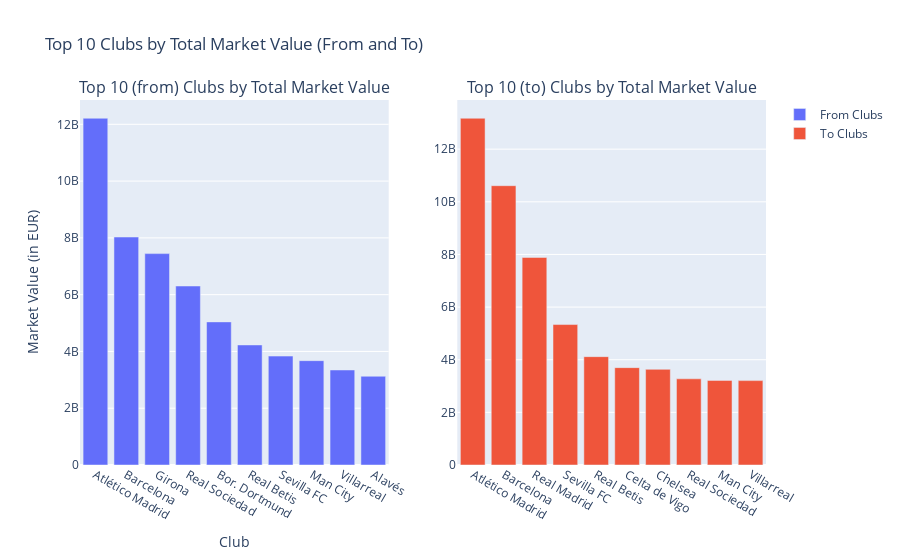

This figure's notebook cell:
### Markdown cell above
Atlético Madrid had the highest expenditure and generated the most revenue in the transfer market, while Valencia recorded the highest net market value overall.

### Code cell
# Prepare data for the first plot (from_club_name)
market_value_sum = laliga_market.groupby('from_club_name')['market_value_in_eur'].sum().reset_index() 
market_value_sum = market_value_sum.sort_values(by='market_value_in_eur', ascending=False).head(10)

# Prepare data for the second plot (to_club_name)
market_value_sum_to = laliga_market.groupby('to_club_name')['market_value_in_eur'].sum().reset_index()
market_value_sum_to = market_value_sum_to.sort_values(by='market_value_in_eur', ascending=False).head(10)

# Create subplots
fig = make_subplots(rows=1, cols=2, 
                    subplot_titles=('Top 10 (from) Clubs by Total Market Value', 'Top 10 (to) Clubs by Total Market Value'))

# first bar chart
fig.add_trace(go.Bar(
    x=market_value_sum['from_club_name'],
    y=market_value_sum['market_value_in_eur'],
    name='From Clubs'
), row=1, col=1)

# second bar chart
fig.add_trace(go.Bar(
    x=market_value_sum_to['to_club_name'],
    y=market_value_sum_to['market_value_in_eur'],
    name='To Clubs'
), row=1, col=2)

fig.update_layout(
    title_text='Top 10 Clubs by Total Market Value (From and To)',
    xaxis_title='Club',
    yaxis_title='Market Value (in EUR)',
)

fig.show()

### Figure 1 — Plotly figure (JSON) as saved in the notebook; plotly's stock layout.template omitted (floating-point values rounded to 4 significant figures)
{"data": [{"name": "From Clubs", "type": "bar", "x": ["Atlético Madrid", "Barcelona", "Girona", "Real Sociedad", "Bor. Dortmund", "Real Betis", "Sevilla FC", "Man City", "Villarreal", "Alavés"], "xaxis": "x", "y": [12213000000, 8029500000, 7445600000, 6304100000, 5040800000, 4228300000, 3836400000, 3675000000, 3346400000, 3125650000], "yaxis": "y"}, {"name": "To Clubs", "type": "bar", "x": ["Atlético Madrid", "Barcelona", "Real Madrid", "Sevilla FC", "Real Betis", "Celta de Vigo", "Chelsea", "Real Sociedad", "Man City", "Villarreal"], "xaxis": "x2", "y": [13175000000, 10612100000, 7886300000, 5336100000, 4116700000, 3699800000, 3634500000, 3274350000, 3215000000, 3206500000], "yaxis": "y2"}], "layout": {"annotations": [{"font": {"size": 16}, "showarrow": false, "text": "Top 10 (from) Clubs by Total Market Value", "x": 0.225, "xanchor": "center", "xref": "paper", "y": 1, "yanchor": "bottom", "yref": "paper"}, {"font": {"size": 16}, "showarrow": false, "text": "Top 10 (to) Clubs by Total Market Value", "x": 0.775, "xanchor": "center", "xref": "paper", "y": 1, "yanchor": "bottom", "yref": "paper"}], "title": {"text": "Top 10 Clubs by Total Market Value (From and To)"}, "xaxis": {"anchor": "y", "domain": [0, 0.45], "title": {"text": "Club"}}, "xaxis2": {"anchor": "y2", "domain": [0.55, 1]}, "yaxis": {"anchor": "x", "domain": [0, 1], "title": {"text": "Market Value (in EUR)"}}, "yaxis2": {"anchor": "x2", "domain": [0, 1]}}}
